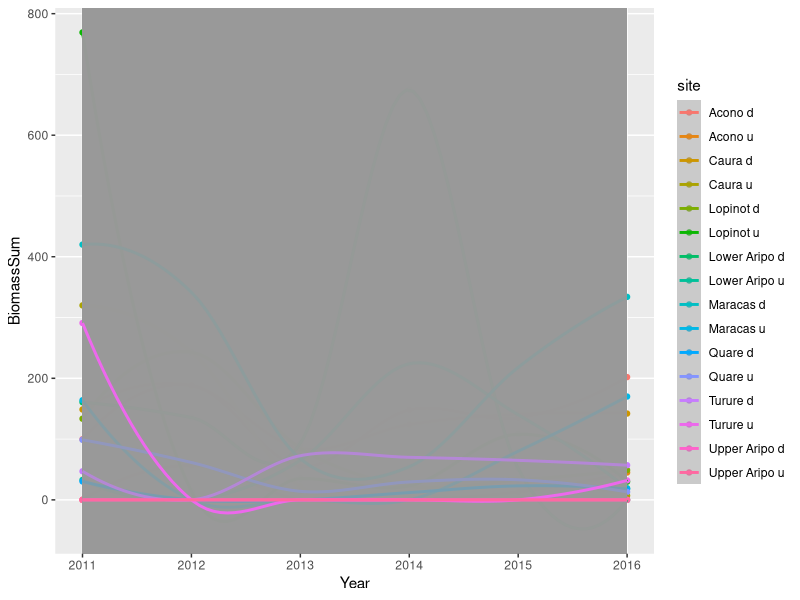
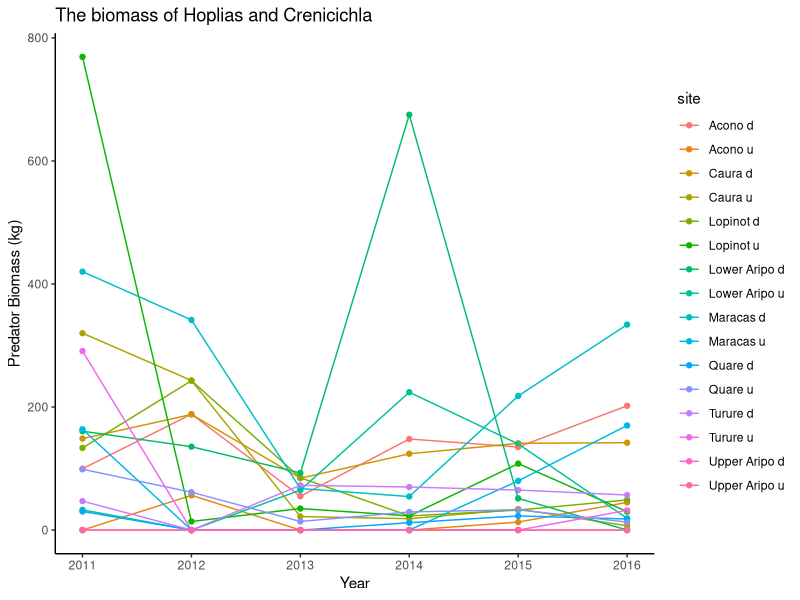
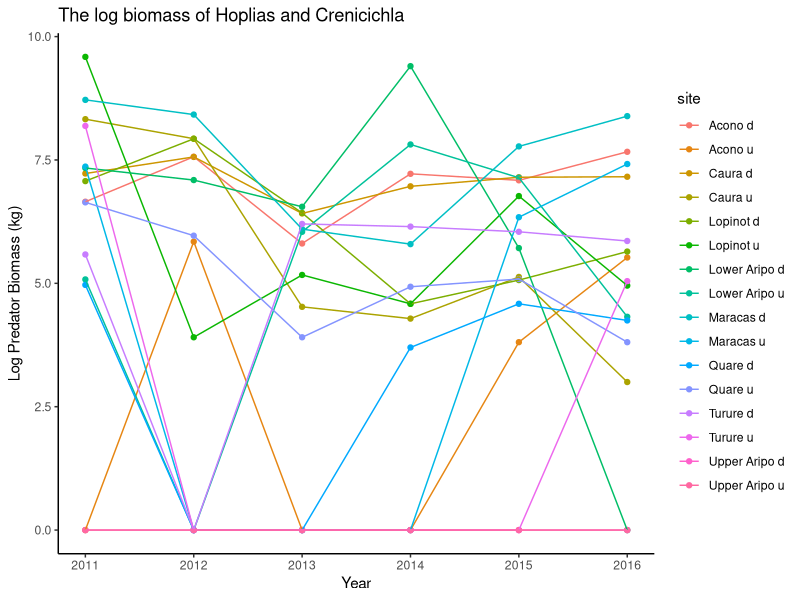
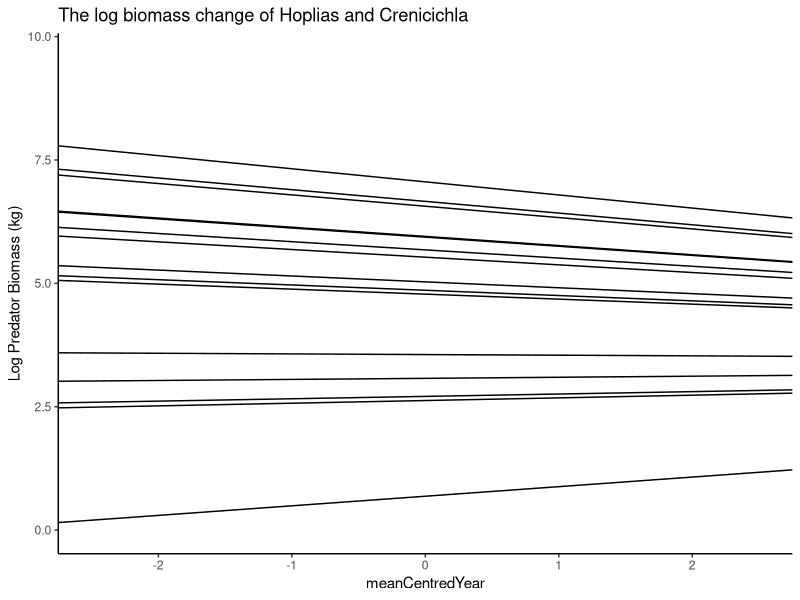
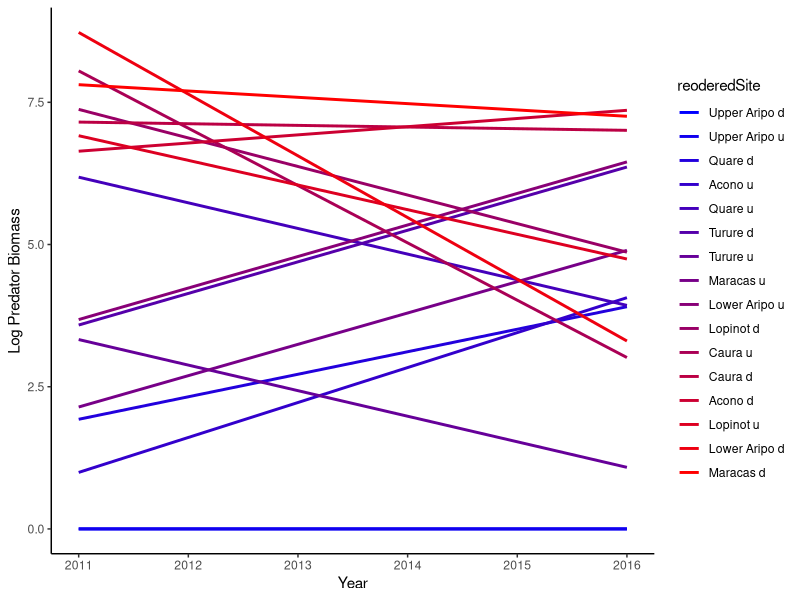
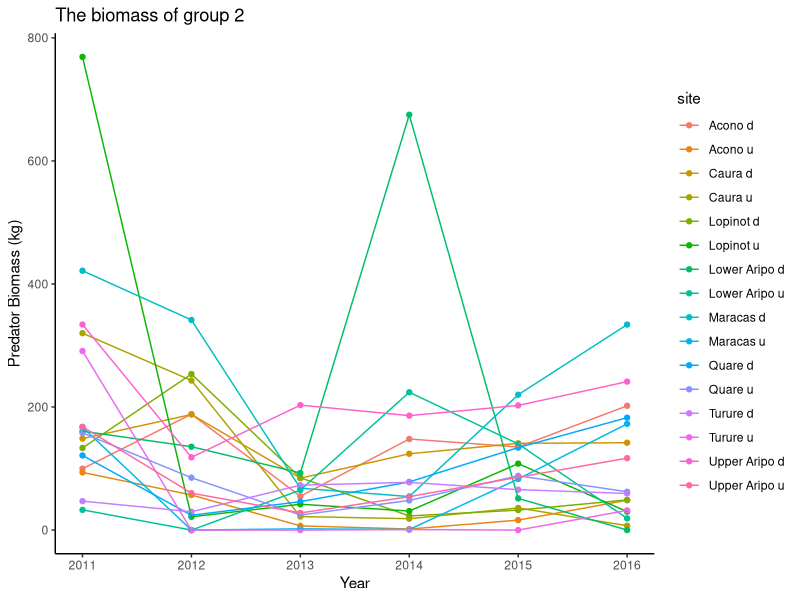
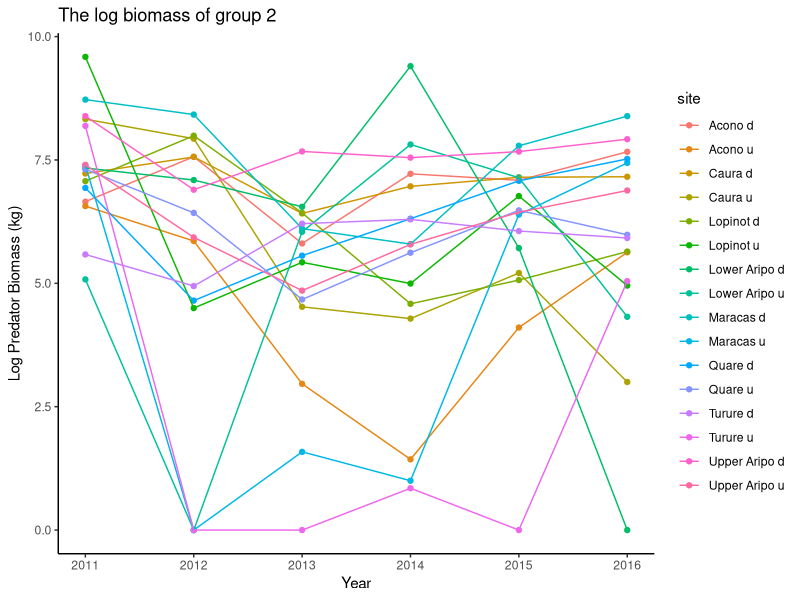
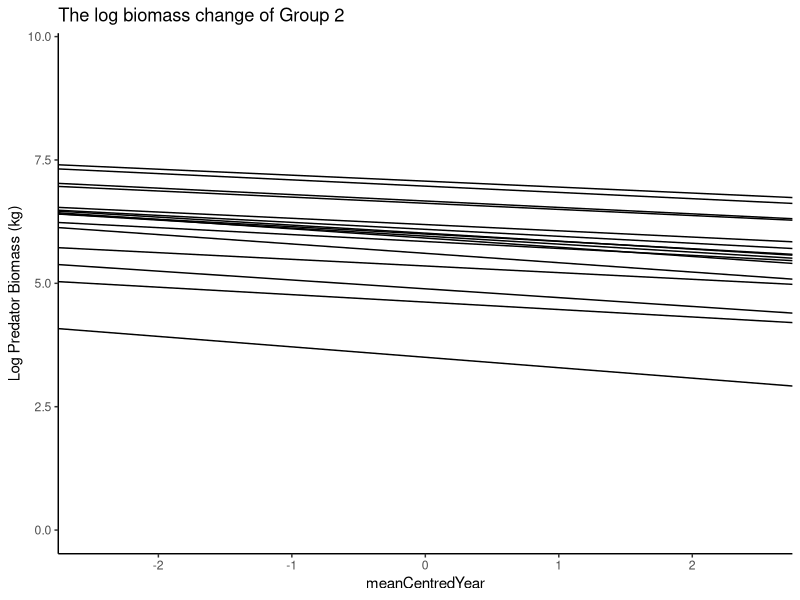

These figures' R source, in order:
## ---- chunk 1
setwd("C:\\Users\\faj\\Documents\\OneDrive for Business\\research\\FishPredation\\Data")

library(dplyr)
library(tidyr)
library(ggplot2)
library(lme4)
library(lsmeans)
library(pbkrtest)

#preparing data 

fishDataAll <- read.csv("Fish data June 2017.csv")
head(fishDataAll)
str(fishDataAll)


selectMonths <- c("07", "08")# i am selecting out these months because then i can use the last timepoint 


#select data from only the July and Auguest, and remove first year 
SelectData <- fishDataAll %>% 
	separate(date, c("Day", "Month", "Year"), sep = "/") %>%
	filter(Year != 2010)%>%
	filter(Month %in% selectMonths)

fishData <- data.frame(SelectData)

#calculate biomass
fishData$TotBiomass <- (fishData$numbercaught + fishData$numberseen)* fishData$weight

#calculating percentage abundance
TotBioSite<- fishData %>% 
	group_by(site, Year) %>%
	summarise(BiomasSiteSum = sum(TotBiomass, na.rm=TRUE))

siteBiomass <- data.frame(TotBioSite)

## ---- chunk 2
#Narrow

#sum biomass per site and year
predatorsBioN <- fishData %>% 
	filter(species == "Hoplias malabaricus" | species == "Crenicichla frenata") %>%
	group_by(site, Year) %>%
	summarise(BiomassSum = sum(TotBiomass))

predatorsBio <- data.frame(predatorsBioN)
predatorsBio$Year <- as.numeric(predatorsBio$Year)
siteBiomass$Year <- as.numeric(siteBiomass$Year)

FishDataTot <- merge(siteBiomass, predatorsBio, by = c("site" ,"Year"),all=TRUE) # this makes sure i 
#know what years had no predators recoreded in 
head(FishDataTot)
FishDataTot$BiomassSum[is.na(FishDataTot$BiomassSum)] <- 0

#add mean centered year for further analysis
meanYear <-summarise(FishDataTot, meanYear = mean(Year)) 
FishDataTot$meanYear <- meanYear[1,]
FishDataTot$meanCentredYear <-  FishDataTot$Year - FishDataTot$meanYear	

FishDataTot$LogBiomass <- log2(FishDataTot$BiomassSum + 1)

#plot slopes of each sites using Loess

NarrowBiomass <- ggplot(aes(x = Year, y = BiomassSum, colour = site),data = FishDataTot)
NarrowBiomass + geom_point() +
  geom_smooth()

## ---- chunk 3
BioPlot <- ggplot(FishDataTot, aes(x = Year, y = BiomassSum, col = site, group = site))
BioPlot + geom_point() +
	geom_line() +
	theme_classic() +
	labs(title="The biomass of Hoplias and Crenicichla", y = "Predator Biomass (kg)")

BioPlotLog <- ggplot(FishDataTot, aes(x = Year, y = LogBiomass, col = site, group = site))
BioPlotLog + geom_point() +
	geom_line() +
	theme_classic() +
	labs(title="The log biomass of Hoplias and Crenicichla", y = "Log Predator Biomass (kg)")

## ---- chunk 4
bioMLog <- lmer(LogBiomass ~ meanCentredYear + (meanCentredYear|site), data = FishDataTot)
summary(bioMLog)

#plot slopes of sites
bioMLog_Lines <- coef(bioMLog )$site[c(1:2)] # get slope and intercept of each line in model 3
names(bioMLog_Lines) <- c("intercept", "slope")

m3.plotb <- ggplot(data = FishDataTot, aes(x = meanCentredYear, y = LogBiomass)) # plot of model with varying intercept but not slope, but only main slope shown
m3.plotb + geom_blank() + 
	theme_classic() + 
	geom_abline(slope =bioMLog_Lines$slope, intercept = bioMLog_Lines$intercept) +
	labs(title="The log biomass change of Hoplias and Crenicichla", y = "Log Predator Biomass (kg)")

## ---- chunk 5
head(FishDataTot)
predOrder <- data.frame(FishDataTot %>% #get the order of which sites are highest predation for plotting 
  group_by(site) %>%
  summarise(meanbio = mean(BiomassSum)) %>%
  arrange(meanbio)%>%
  mutate(orderbio = c(1:16)))

plotNBioData <- merge(FishDataTot, predOrder, by = "site")

plotNBioData  <- plotNBioData[order(plotNBioData$orderbio),]
plotNBioData$reoderedSite <- reorder(plotNBioData$site, plotNBioData$orderbio)

getPalette <-  colorRampPalette(c("blue", "red"))
getPalette(16)

NarrowAdundance <- ggplot(aes(x = Year, y = LogBiomass, colour = reoderedSite ),data = plotNBioData)
NarrowAdundance + 
  geom_smooth(se = FALSE, method = "lm")+ 
	theme_classic()+
	labs(y = "Log Predator Biomass")   + 
  scale_colour_manual(values = getPalette(16))

## ---- chunk 6
#Middle

#sum biomass per site and year
predatorsBioNm <- fishData %>% 
	filter(species == "Hoplias malabaricus" | species == "Crenicichla frenata" | 
		species == "Gymnotus carapo"| species ==  "Rivulus hartii") %>%
	group_by(site, Year) %>%
	summarise(BiomassSum = sum(TotBiomass))

predatorsBiom <- data.frame(predatorsBioNm)
predatorsBiom$Year <- as.numeric(predatorsBiom$Year)
siteBiomass$Year <- as.numeric(siteBiomass$Year)

FishDataTotm <- merge(siteBiomass, predatorsBiom, by = c("site" ,"Year"),all=TRUE) # this makes sure i 
#know what years had no predators recoreded in 
head(FishDataTotm)
FishDataTotm$BiomassSum[is.na(FishDataTotm$BiomassSum)] <- 0

#add mean centered year for further analysis
meanYear <-summarise(FishDataTotm, meanYear = mean(Year)) 
FishDataTotm$meanYear <- meanYear[1,]
FishDataTotm$meanCentredYear <-  FishDataTotm$Year - FishDataTotm$meanYear	

FishDataTotm$LogBiomass <- log2(FishDataTotm$BiomassSum + 1)
## ---- chunk 7
BioPlotm <- ggplot(FishDataTotm, aes(x = Year, y = BiomassSum, col = site, group = site))
BioPlotm + geom_point() +
	geom_line() +
	theme_classic() +
	labs(title="The biomass of group 2", y = "Predator Biomass (kg)")

BioPlotLogm <- ggplot(FishDataTotm, aes(x = Year, y = LogBiomass, col = site))
BioPlotLogm + geom_point() +
	geom_line() +
	theme_classic() +
	labs(title="The log biomass of group 2", y = "Log Predator Biomass (kg)")

## ---- chunk 8
bioMLogm <- lmer(LogBiomass ~ meanCentredYear + (meanCentredYear|site), data = FishDataTotm)
summary(bioMLogm)

#plot slopes of sites
bioMLog_Linesm <- coef(bioMLogm)$site[c(1:2)] # get slope and intercept of each line in model 3
names(bioMLog_Linesm) <- c("intercept", "slope")

m3.plotbm <- ggplot(data = FishDataTotm, aes(x = meanCentredYear, y = LogBiomass)) # plot of model with varying intercept but not slope, but only main slope shown
m3.plotbm + geom_blank() + 
	theme_classic() + 
	geom_abline(slope =bioMLog_Linesm$slope, intercept = bioMLog_Linesm$intercept) +
	labs(title="The log biomass change of Group 2", y = "Log Predator Biomass (kg)")

## ---- chunk 9
head(FishDataTot)
predOrderm <- data.frame(FishDataTotm %>% #get the order of which sites are highest predation for plotting 
  group_by(site) %>%
  summarise(meanbio = mean(BiomassSum)) %>%
  arrange(meanbio)%>%
  mutate(orderbio = c(1:16)))

plotNBioDatam <- merge(FishDataTotm, predOrderm, by = "site")

plotNBioDatam  <- plotNBioDatam[order(plotNBioDatam$orderbio),]
plotNBioDatam$reoderedSite <- reorder(plotNBioDatam$site, plotNBioDatam$orderbio)

getPalette <-  colorRampPalette(c("blue", "red"))
getPalette(16)

NarrowAdundance <- ggplot(aes(x = Year, y = LogBiomass, colour = reoderedSite ),data = plotNBioDatam)
NarrowAdundance + 
  geom_smooth(se = FALSE, method = "lm")+ 
	theme_classic()+
	labs(y = "Log Predator Biomass")   + 
  scale_colour_manual(values = getPalette(16))

## ---- chunk 10
#Wide

group12 <- c("Hoplias malabaricus", "Crenicichla frenata", "Gymnotus carapo", "Anablepsoides hartii",
			"Cichlasoma taenia", "Cichlasoma taenia", "Corynopoma riisei", "Roeboides dientonito", 
			"Agonostomus monticola", "Rhamdia quelen", "andinoacara pulcher", "Hemigrammus unilineatus", "Rivulus hartii")

#sum biomass per site and year
predatorsBioNw <- fishData %>% 
	filter(species %in% group12) %>%
	group_by(site, Year) %>%
	summarise(BiomassSum = sum(TotBiomass))

predatorsBiow <- data.frame(predatorsBioNw)
predatorsBiow$Year <- as.numeric(predatorsBiow$Year)
siteBiomass$Year <- as.numeric(siteBiomass$Year)

FishDataTotw <- merge(siteBiomass, predatorsBiow, by = c("site" ,"Year"),all=TRUE) # this makes sure i 
#know what years had no predators recoreded in 
head(FishDataTotw)
FishDataTotw$BiomassSum[is.na(FishDataTotw$BiomassSum)] <- 0

#add mean centered year for further analysis
meanYear <-summarise(FishDataTotw, meanYear = mean(Year)) 
FishDataTotw$meanYear <- meanYear[1,]
FishDataTotw$meanCentredYear <-  FishDataTotw$Year - FishDataTotw$meanYear	

FishDataTotw$LogBiomass <- log2(FishDataTotw$BiomassSum + 1)
## ---- chunk 11
BioPlotw <- ggplot(FishDataTotw, aes(x = Year, y = BiomassSum, col = site, group = site))
BioPlotw + geom_point() +
	geom_line() +
	theme_classic() +
	labs(title="The biomass of group 2 & 3", y = "Predator Biomass (kg)")

BioPlotLogw <- ggplot(FishDataTotw, aes(x = Year, y = LogBiomass, col = site))
BioPlotLogw + geom_point() +
	geom_line() +
	theme_classic() +
	labs(title="The log biomass of group 2 & 3", y = "Log Predator Biomass (kg)")

## ---- chunk 12
bioMLogw <- lmer(LogBiomass ~ meanCentredYear + (meanCentredYear|site), data = FishDataTotw)
summary(bioMLogw)

#plot slopes of sites
bioMLog_Linesw <- coef(bioMLogw)$site[c(1:2)] # get slope and intercept of each line in model 3
names(bioMLog_Linesw) <- c("intercept", "slope")

m3.plotbw <- ggplot(data = FishDataTotw, aes(x = meanCentredYear, y = LogBiomass)) # plot of model with varying intercept but not slope, but only main slope shown
m3.plotbm + geom_blank() + 
	theme_classic() + 
	geom_abline(slope =bioMLog_Linesw$slope, intercept = bioMLog_Linesw$intercept) +
	labs(title="The log biomass change of Group 2", y = "Log Predator Biomass (kg)")

## ---- chunk 13
head(FishDataTot)
predOrderw <- data.frame(FishDataTotw %>% #get the order of which sites are highest predation for plotting 
  group_by(site) %>%
  summarise(meanbio = mean(BiomassSum)) %>%
  arrange(meanbio)%>%
  mutate(orderbio = c(1:16)))

plotNBioDataw <- merge(FishDataTotw, predOrderw, by = "site")

plotNBioDataw <- plotNBioDataw[order(plotNBioDataw$orderbio),]
plotNBioDataw$reoderedSite <- reorder(plotNBioDataw$site, plotNBioDataw$orderbio)

getPalette <-  colorRampPalette(c("blue", "red"))
getPalette(16)

NarrowAdundance <- ggplot(aes(x = Year, y = LogBiomass, colour = reoderedSite ),data = plotNBioDataw)
NarrowAdundance + 
  geom_smooth(se = FALSE, method = "lm")+ 
	theme_classic()+
	labs(y = "Log Predator Biomass")   + 
  scale_colour_manual(values = getPalette(16))
